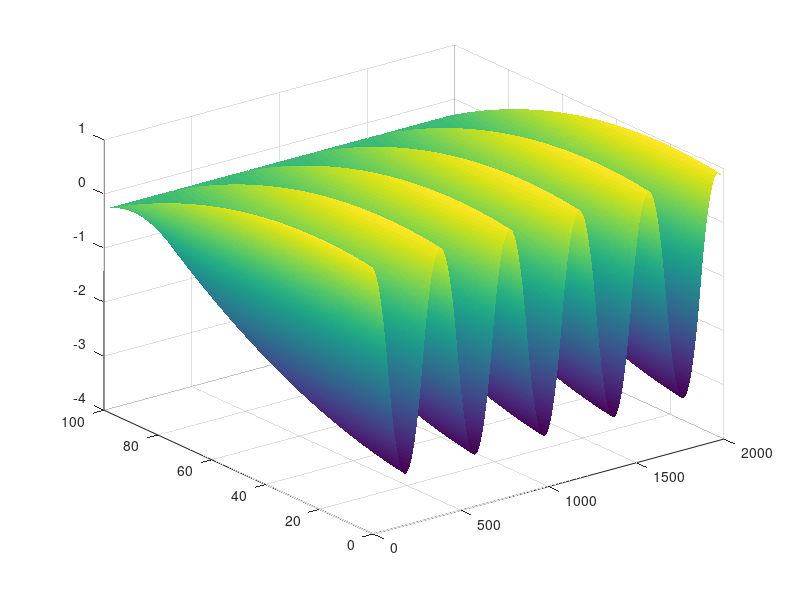

Write MATLAB code to recreate this figure.
mu=0.01; tau=100; L=1; M=100; N=2000; x=linspace(0,L,M)';
v=sqrt(tau/mu); dx=x(2)-x(1); dt=dx/v; p=(v*dt/dx)^2;

% Slide 26/34 modified with example data (from instruction)
s= -2*x.^2 + 0.8*x + 0.92;  % Original: x.^2.*(L-x); 
g=sin(2*pi*x);              % Original: zeros(M,1); 
h=zeros(1,N) + 0.8;         % Original: just zeros
r=zeros(1,N) - 0.28;        % Original: just zeros

% Code unchanged
f(:,1)=s;
f(1,2)=p*(f(2,1)- f(1,1)-dx*h(1)) + f(1,1) +dt*g(1);
f(2:M-1,2)=p/2*(f(3:M,1)-2*f(2:M-1,1)+ f(1:M-2,1))+f(2:M-1,1)+dt*g(2:M-1);
f(M,2)=r(2);
for n=2:N-1
    f(1,n+1)=2*p*(f(2,n)-f(1,n)- dx*h(n) )+2*f(1,n)-f(1,n-1);
    f(2:M-1,n+1)=p*(f(3:M,n)-2*f(2:M-1,n)+f(1:M-2,n))+2*f(2:M-1,n)-f(2:M-1,n-1);
    f(M,n+1)=r(n+1);
end

% Visualize
h = surf(f);
set(h,'LineStyle','none')
